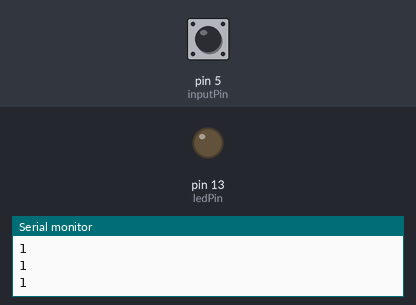
The sketch below on a simulated Arduino Uno, built with avr-gcc and run on an emulated ATmega328P. Parts: output pins drawn as LEDs (lit = HIGH), the last lines printed to the serial monitor. Inputs (shaded band) come from the test bench; at power-on: pin 5 (inputPin) HIGH.

Above: at 2.8 s.
2.9 s: pin 5 (inputPin) pulled LOW for 1.2 s
At 4.3 s:
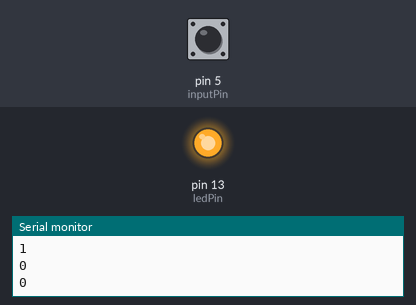
6.5 s: pin 5 (inputPin) pulled LOW for 3.2 s
At 10.9 s:
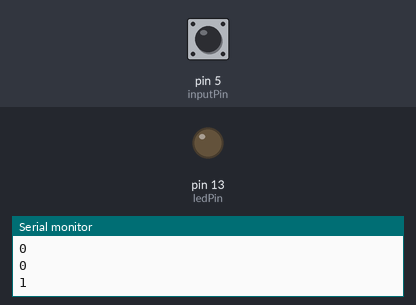
Timing chart, 0 to 12.4 s (numbered marks = the images above; inputs shaded):
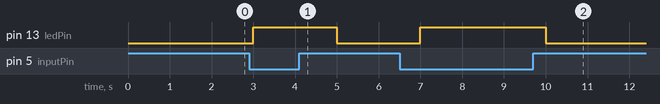

The sketch:

03_button_pullup3_led_onoff.ino
```cpp
/* Resistores internos de pull-up configuraveis por software
0 desligado; 1 ligado

*/

const int inputPin = 5;
const int ledPin = 13;

void setup()
{
  pinMode(ledPin, OUTPUT);
  pinMode(inputPin, INPUT_PULLUP);
  Serial.begin(9600); // taxa de transmissao
}

void loop()
{
  int switchOpen = digitalRead(inputPin); // Aramazena 0 ou 1 na variavel
  digitalWrite(ledPin, !switchOpen); // zero se estiver pressionado; 1 caso contrário; necessario inverter o valor para ligar o LED
  Serial.println(switchOpen);
  delay(1000);
}
```

Measured:
- after the input at 2.9 s, pin 13 (ledPin): LOW → HIGH after 0.10 s, → LOW 2.0 s later
- after the input at 6.5 s, pin 13 (ledPin): LOW → HIGH after 0.50 s, → LOW 3.0 s later
